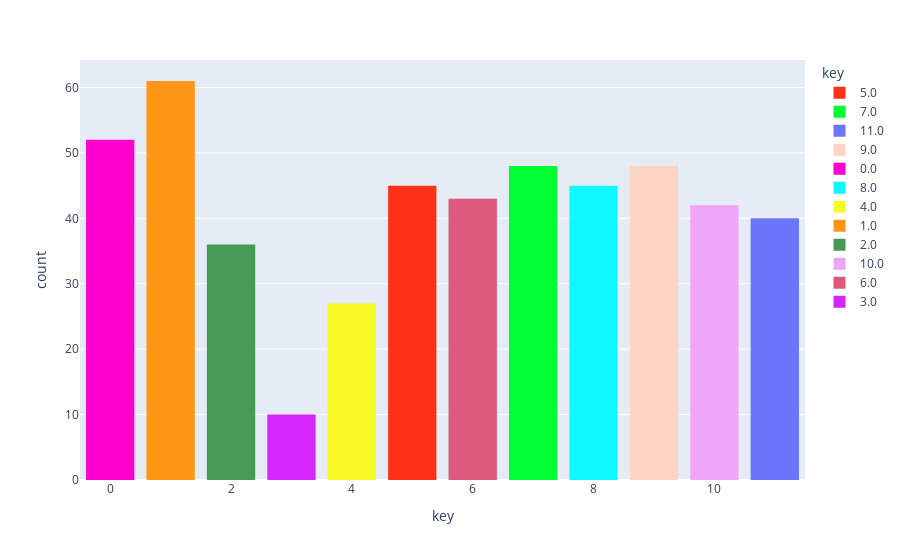

The notebook cell this image was saved under:
### Markdown cell above
### Categorical Variable Analysis

### Code cell
# What tone are the songs usually made in?
cat_plot('key',songdata)

### Figure 1 — Plotly figure (JSON) as saved in the notebook; plotly's stock layout.template omitted (floating-point values rounded to 4 significant figures)
{"data": [{"alignmentgroup": "True", "bingroup": "x", "hovertemplate": "key=%{x}<br>count=%{y}<extra></extra>", "legendgroup": "5.0", "marker": {"color": "#FD3216", "pattern": {"shape": ""}}, "name": "5.0", "offsetgroup": "5.0", "orientation": "v", "showlegend": true, "type": "histogram", "x": [5, 5, 5, 5, 5, 5, 5, 5, 5, 5, 5, 5, 5, 5, 5, 5, 5, 5, 5, 5, 5, 5, 5, 5, 5, 5, 5, 5, 5, 5, 5, 5, 5, 5, 5, 5, 5, 5, 5, 5, 5, 5, 5, 5, 5], "xaxis": "x", "yaxis": "y"}, {"alignmentgroup": "True", "bingroup": "x", "hovertemplate": "key=%{x}<br>count=%{y}<extra></extra>", "legendgroup": "7.0", "marker": {"color": "#00FE35", "pattern": {"shape": ""}}, "name": "7.0", "offsetgroup": "7.0", "orientation": "v", "showlegend": true, "type": "histogram", "x": [7, 7, 7, 7, 7, 7, 7, 7, 7, 7, 7, 7, 7, 7, 7, 7, 7, 7, 7, 7, 7, 7, 7, 7, 7, 7, 7, 7, 7, 7, 7, 7, 7, 7, 7, 7, 7, 7, 7, 7, 7, 7, 7, 7, 7, 7, 7, 7], "xaxis": "x", "yaxis": "y"}, {"alignmentgroup": "True", "bingroup": "x", "hovertemplate": "key=%{x}<br>count=%{y}<extra></extra>", "legendgroup": "11.0", "marker": {"color": "#6A76FC", "pattern": {"shape": ""}}, "name": "11.0", "offsetgroup": "11.0", "orientation": "v", "showlegend": true, "type": "histogram", "x": [11, 11, 11, 11, 11, 11, 11, 11, 11, 11, 11, 11, 11, 11, 11, 11, 11, 11, 11, 11, 11, 11, 11, 11, 11, 11, 11, 11, 11, 11, 11, 11, 11, 11, 11, 11, 11, 11, 11, 11], "xaxis": "x", "yaxis": "y"}, {"alignmentgroup": "True", "bingroup": "x", "hovertemplate": "key=%{x}<br>count=%{y}<extra></extra>", "legendgroup": "9.0", "marker": {"color": "#FED4C4", "pattern": {"shape": ""}}, "name": "9.0", "offsetgroup": "9.0", "orientation": "v", "showlegend": true, "type": "histogram", "x": [9, 9, 9, 9, 9, 9, 9, 9, 9, 9, 9, 9, 9, 9, 9, 9, 9, 9, 9, 9, 9, 9, 9, 9, 9, 9, 9, 9, 9, 9, 9, 9, 9, 9, 9, 9, 9, 9, 9, 9, 9, 9, 9, 9, 9, 9, 9, 9], "xaxis": "x", "yaxis": "y"}, {"alignmentgroup": "True", "bingroup": "x", "hovertemplate": "key=%{x}<br>count=%{y}<extra></extra>", "legendgroup": "0.0", "marker": {"color": "#FE00CE", "pattern": {"shape": ""}}, "name": "0.0", "offsetgroup": "0.0", "orientation": "v", "showlegend": true, "type": "histogram", "x": [0, 0, 0, 0, 0, 0, 0, 0, 0, 0, 0, 0, 0, 0, 0, 0, 0, 0, 0, 0, 0, 0, 0, 0, 0, 0, 0, 0, 0, 0, 0, 0, 0, 0, 0, 0, 0, 0, 0, 0, 0, 0, 0, 0, 0, 0, 0, 0, 0, 0, 0, 0], "xaxis": "x", "yaxis": "y"}, {"alignmentgroup": "True", "bingroup": "x", "hovertemplate": "key=%{x}<br>count=%{y}<extra></extra>", "legendgroup": "8.0", "marker": {"color": "#0DF9FF", "pattern": {"shape": ""}}, "name": "8.0", "offsetgroup": "8.0", "orientation": "v", "showlegend": true, "type": "histogram", "x": [8, 8, 8, 8, 8, 8, 8, 8, 8, 8, 8, 8, 8, 8, 8, 8, 8, 8, 8, 8, 8, 8, 8, 8, 8, 8, 8, 8, 8, 8, 8, 8, 8, 8, 8, 8, 8, 8, 8, 8, 8, 8, 8, 8, 8], "xaxis": "x", "yaxis": "y"}, {"alignmentgroup": "True", "bingroup": "x", "hovertemplate": "key=%{x}<br>count=%{y}<extra></extra>", "legendgroup": "4.0", "marker": {"color": "#F6F926", "pattern": {"shape": ""}}, "name": "4.0", "offsetgroup": "4.0", "orientation": "v", "showlegend": true, "type": "histogram", "x": [4, 4, 4, 4, 4, 4, 4, 4, 4, 4, 4, 4, 4, 4, 4, 4, 4, 4, 4, 4, 4, 4, 4, 4, 4, 4, 4], "xaxis": "x", "yaxis": "y"}, {"alignmentgroup": "True", "bingroup": "x", "hovertemplate": "key=%{x}<br>count=%{y}<extra></extra>", "legendgroup": "1.0", "marker": {"color": "#FF9616", "pattern": {"shape": ""}}, "name": "1.0", "offsetgroup": "1.0", "orientation": "v", "showlegend": true, "type": "histogram", "x": [1, 1, 1, 1, 1, 1, 1, 1, 1, 1, 1, 1, 1, 1, 1, 1, 1, 1, 1, 1, 1, 1, 1, 1, 1, 1, 1, 1, 1, 1, 1, 1, 1, 1, 1, 1, 1, 1, 1, 1, 1, 1, 1, 1, 1, 1, 1, 1, 1, 1, 1, 1, 1, 1, 1, 1, 1, 1, 1, 1, 1], "xaxis": "x", "yaxis": "y"}, {"alignmentgroup": "True", "bingroup": "x", "hovertemplate": "key=%{x}<br>count=%{y}<extra></extra>", "legendgroup": "2.0", "marker": {"color": "#479B55", "pattern": {"shape": ""}}, "name": "2.0", "offsetgroup": "2.0", "orientation": "v", "showlegend": true, "type": "histogram", "x": [2, 2, 2, 2, 2, 2, 2, 2, 2, 2, 2, 2, 2, 2, 2, 2, 2, 2, 2, 2, 2, 2, 2, 2, 2, 2, 2, 2, 2, 2, 2, 2, 2, 2, 2, 2], "xaxis": "x", "yaxis": "y"}, {"alignmentgroup": "True", "bingroup": "x", "hovertemplate": "key=%{x}<br>count=%{y}<extra></extra>", "legendgroup": "10.0", "marker": {"color": "#EEA6FB", "pattern": {"shape": ""}}, "name": "10.0", "offsetgroup": "10.0", "orientation": "v", "showlegend": true, "type": "histogram", "x": [10, 10, 10, 10, 10, 10, 10, 10, 10, 10, 10, 10, 10, 10, 10, 10, 10, 10, 10, 10, 10, 10, 10, 10, 10, 10, 10, 10, 10, 10, 10, 10, 10, 10, 10, 10, 10, 10, 10, 10, 10, 10], "xaxis": "x", "yaxis": "y"}, {"alignmentgroup": "True", "bingroup": "x", "hovertemplate": "key=%{x}<br>count=%{y}<extra></extra>", "legendgroup": "6.0", "marker": {"color": "#DC587D", "pattern": {"shape": ""}}, "name": "6.0", "offsetgroup": "6.0", "orientation": "v", "showlegend": true, "type": "histogram", "x": [6, 6, 6, 6, 6, 6, 6, 6, 6, 6, 6, 6, 6, 6, 6, 6, 6, 6, 6, 6, 6, 6, 6, 6, 6, 6, 6, 6, 6, 6, 6, 6, 6, 6, 6, 6, 6, 6, 6, 6, 6, 6, 6], "xaxis": "x", "yaxis": "y"}, {"alignmentgroup": "True", "bingroup": "x", "hovertemplate": "key=%{x}<br>count=%{y}<extra></extra>", "legendgroup": "3.0", "marker": {"color": "#D626FF", "pattern": {"shape": ""}}, "name": "3.0", "offsetgroup": "3.0", "orientation": "v", "showlegend": true, "type": "histogram", "x": [3, 3, 3, 3, 3, 3, 3, 3, 3, 3], "xaxis": "x", "yaxis": "y"}], "layout": {"bargap": 0.2, "barmode": "relative", "legend": {"title": {"text": "key"}, "tracegroupgap": 0}, "margin": {"t": 60}, "xaxis": {"anchor": "y", "categoryarray": [5, 7, 11, 9, 0, 8, 4, 1, 2, 10, 6, 3], "categoryorder": "array", "domain": [0, 1], "title": {"text": "key"}}, "yaxis": {"anchor": "x", "domain": [0, 1], "title": {"text": "count"}}}}
